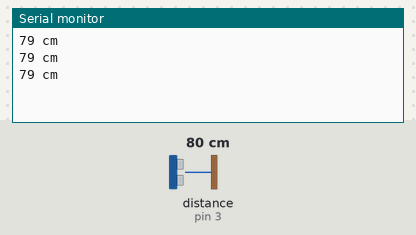
Bench run of a sketch on a simulated Arduino Uno, built with avr-gcc and run on an emulated ATmega328P. On the bench: the last lines printed to the serial monitor. Wiring (inferred from the names in the program): ultrasonic range finder: trigger pin 2; echo pin 3. The test bench sets the inputs (shaded band); at power-on: distance to the obstacle (sensor on pin 3) 80 cm. The echo pulse lasts 58.3 µs per cm.

Above: at 1.3 s.
1.4 s: distance to the obstacle (sensor on pin 3) set to 195 cm
At 1.9 s:
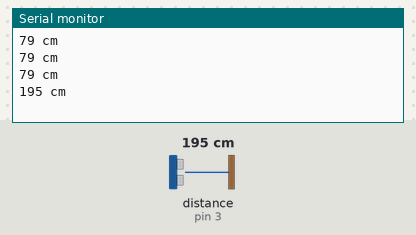
2.9 s: distance to the obstacle (sensor on pin 3) set to 205 cm
At 3.5 s:
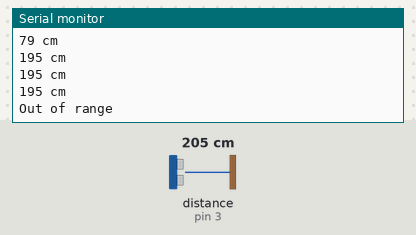

Measured:
- the behaviour switches between 199 and 200 cm on distance to the obstacle (sensor on pin 3) (found by bisection; images 1 and 2)
- after the input at 1.4 s, the serial monitor: prints a new line after 0.13 s (image 1)
- after the input at 2.9 s, the serial monitor: prints a new line after 0.16 s (image 2)

The sketch:

test11groveSensor.ino
```cpp
#define TRIG 2
#define ECHO 3
void setup() {
  Serial.begin(9600);
  pinMode(TRIG,OUTPUT);
  pinMode(ECHO,INPUT);
}
void loop() {
  digitalWrite(TRIG,LOW);
  delayMicroseconds(2);
  digitalWrite(TRIG,HIGH);
  delayMicroseconds(10);
  digitalWrite(TRIG,LOW);
  long distance = pulseIn(ECHO,HIGH)/58.2;
  if (distance >= 200 || distance <= 0){
    Serial.println("Out of range");
  }
  else {
    Serial.print(distance);
    Serial.println(" cm");
  }
  delay(500);
  //mission : LED red,green and piezo speaker 이용하여 추가 구현하시오.
  //mission2 : LCD 모니터를 이용하여 거리를 표기하시오.
}
```
